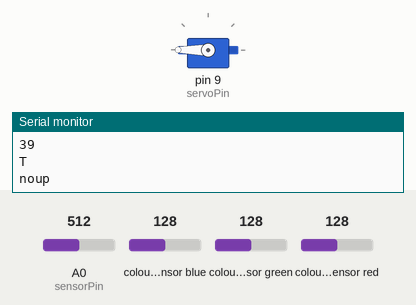
This sketch was run on a simulated Arduino Uno, built with avr-gcc and run on an emulated ATmega328P. Parts: servo, the last lines printed to the serial monitor. Wiring (inferred from the names in the program): TCS3200 colour sensor: output pin 6; S2 pin 4; S3 pin 5; S0 pin 2; S1 pin 3. The inputs (shaded band) are chosen by the test bench; at power-on: colour sensor blue 128, A0 (sensorPin) = 512, colour sensor green 128, colour sensor red 128.

Above: at 10.4 s.
10.5 s: colour sensor blue set to 81
At 15.8 s:
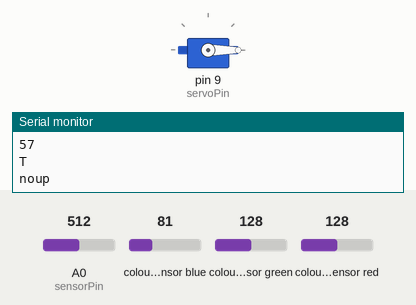
16.5 s: colour sensor blue set to 72
At 17.5 s:
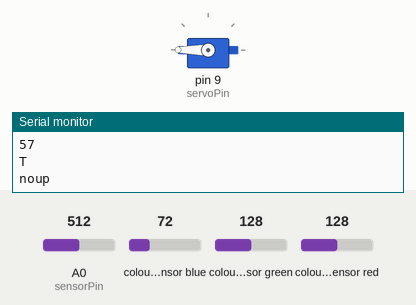
Timing chart, 0 to 19.5 s (numbered marks = the images above; inputs shaded):
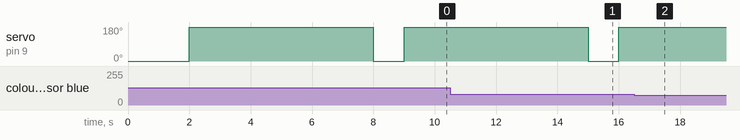

The sketch:

traka.ino
```cpp
#include <Servo.h>

#define S0 2
#define S1 3
#define S2 4
#define S3 5
#define sensorOut 6
#define servoPin 9

Servo myservo;

int redFrequency = 0;
int greenFrequency = 0;
int blueFrequency = 0;

int sensorPin = A0;
int sensorValue;

int angle = 0;

//1 color, 0 material
int SortType = 1;

void Spin()
{
  //Vrati traku u nazad
    Serial.println("T");


  if(SortType == 1)
  {
    if(redFrequency < 30 and greenFrequency < 30 and blueFrequency < 30) //White cube
    {
      myservo.write(180);
      Serial.println("Here");
      delay(1000);
      myservo.write(-180);
    }
    else //Black
    {
      myservo.write(-180);
      Serial.println("noup    ");
      delay(1000);
      myservo.write(180);
    }
  }
  else
  {
    if(sensorValue <= 100) //Metal
    {
      myservo.write(180);
      delay(1000);
      myservo.write(-180);
    }
    else //Plastic
    {
      myservo.write(-180);
      delay(1000);
      myservo.write(180);
    }
  }
  delay(5000);
}


void setup() {
  pinMode(S0, OUTPUT);
  pinMode(S1, OUTPUT);
  pinMode(S2, OUTPUT);
  pinMode(S3, OUTPUT);

  pinMode(sensorOut, INPUT);

  digitalWrite(S0,HIGH);
  digitalWrite(S1,LOW);

  myservo.attach(servoPin);
  myservo.write(0);

  Serial.begin(9600);
}
void loop() {
  // RED
  digitalWrite(S2,LOW);
  digitalWrite(S3,LOW);
  redFrequency = pulseIn(sensorOut, LOW);

  // GREEN
  digitalWrite(S2,HIGH);
  digitalWrite(S3,HIGH);
  greenFrequency = pulseIn(sensorOut, LOW);

  // BLUE
  digitalWrite(S2,LOW);
  digitalWrite(S3,HIGH);
  blueFrequency = pulseIn(sensorOut, LOW);

  // SOIL
  sensorValue = analogRead(sensorPin);


  Serial.println(sensorValue);
  Serial.println(redFrequency);
  Serial.println(greenFrequency);
  Serial.println(blueFrequency);

  delay(1000);
  if(redFrequency < 30 and redFrequency < 30 and blueFrequency < 30)
  {
    Spin();
  }
  if(redFrequency > 30 and redFrequency > 30 and blueFrequency > 30 and redFrequency < 60 and redFrequency < 60 and blueFrequency < 60)
  {
    Spin();
  }
//140   210
//200   240
//200   200
}
```

Measured:
- the behaviour switches between 77 and 76 on colour sensor blue (found by bisection; images 1 and 2)
- after the input at 16.5 s, servo on pin 9 (servoPin): stays 180° (without the input it goes to 0° after 5.5 s)
